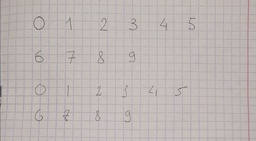
#> input picture img.jpg, 256 x 141 px, shrunk from 1280 x 707 before the run
$ python -i extractor.py   (imports and definitions only)   (older library calls are emulated)
#> lines starting #> are read from the running program, lines starting #| are printed output that depends on the picture
#> further down, picture is the input picture: shape (141, 256, 3); mean B, G, R 179.7, 182, 189.9
import numpy as np
from cv2 import cv2
import sys
import copy


def sub(A, B):
    """
        Makes logical substraction
        A - B = A and ~B
    """
    A = A.astype(np.uint8)
    B = B.astype(np.uint8)

    res = np.zeros(A.shape)

    for i in range(A.shape[0]):
        for j in range(A.shape[1]):
            res[i, j] = (A[i, j] & ~B[i, j])

    return res

def rotate_kernel(kernel, rot_num):
    """
        Rotates 3x3 matrix around central element.
        E. g. for rot_num = 1
              1,2,3    8,1,2
              8,0,4 -- 7,0,3
              7,6,5    6,5,4
    """
    tmp = np.concatenate((kernel[0, :], np.array([kernel[1, 2]]),
                          np.flip(kernel[2, :]), np.array([kernel[1, 0]])))

    tmp = np.roll(tmp, rot_num)

    kernel[0, :] = tmp[0:3]
    kernel[1, 2] = tmp[3]
    kernel[2, :] = np.flip(tmp[4:7])
    kernel[1, 0] = tmp[7]

    return kernel.astype(np.int)

def gnaw_digit(image, loop_dur):
    """
        Makes digits thin.
    """
    kernel = np.array((
        [-1, -1, -1],
        [0, 1, 0],
        [1, 1, 1]), dtype=np.int)

    image = image*255
    for j in range(loop_dur):
        tmp = copy.deepcopy(image).astype("uint8")
        hit_or_miss = cv2.morphologyEx(src=tmp, op=cv2.MORPH_HITMISS, kernel=kernel)
        image = sub(tmp, hit_or_miss)
        kernel = rotate_kernel(kernel, 1)

    return image

def thin_digits(images):
    for i, image in enumerate(images):
        cv2.normalize(image, image, alpha=0, beta=1, norm_type=cv2.NORM_MINMAX)
        _, image = cv2.threshold(image,0.1,1,cv2.THRESH_BINARY)

        image = gnaw_digit(image, 12)
        # cv2.imshow("digit", image)

        images[i] = image
#> this loop made 141 passes
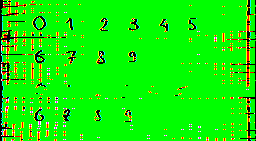
#> images: shape (141, 256, 3); mean B, G, R 5, 237.4, 18.4

    images = images / 255.0
    #images = images.reshape((-1, 28 * 28))
    return images


def processData(images):
    # normalize data
    images = images.reshape((-1, 28, 28))

    images = thin_digits(images)

    conv_data = []
    for img in images:
        conv_data.append(convolution(img))

    conv_data = np.array(conv_data)
    return conv_data


def convRect(img, x, y, w, h):
    return sum(sum(img[y:y+h, x:x+w]))/(w*h)


def convolution(img):
    ret = []

    offset = 0
    size = 28
    conv_sizes = [28, 14, 7, 2]

    # inner squares
    for conv_size in conv_sizes:
        r = range(offset, offset+size, conv_size)
        for x, y in [(x, y) for x in r for y in r]:
            ret.append(convRect(img, x, y, conv_size, conv_size))

    # inner rectangles, both orientations
    for conv_size in conv_sizes:
        for pos in range(offset, offset+size, conv_size):
            # vert rects
            ret.append(convRect(img, pos, offset, conv_size, size))
            # horiz rects
            ret.append(convRect(img, offset, pos, size, conv_size))

    return ret


# [2 lines not run here, left out]

>>> import cv2
>>> picture = cv2.imread('../img.jpg')
>>> result = thin_digits(picture)
